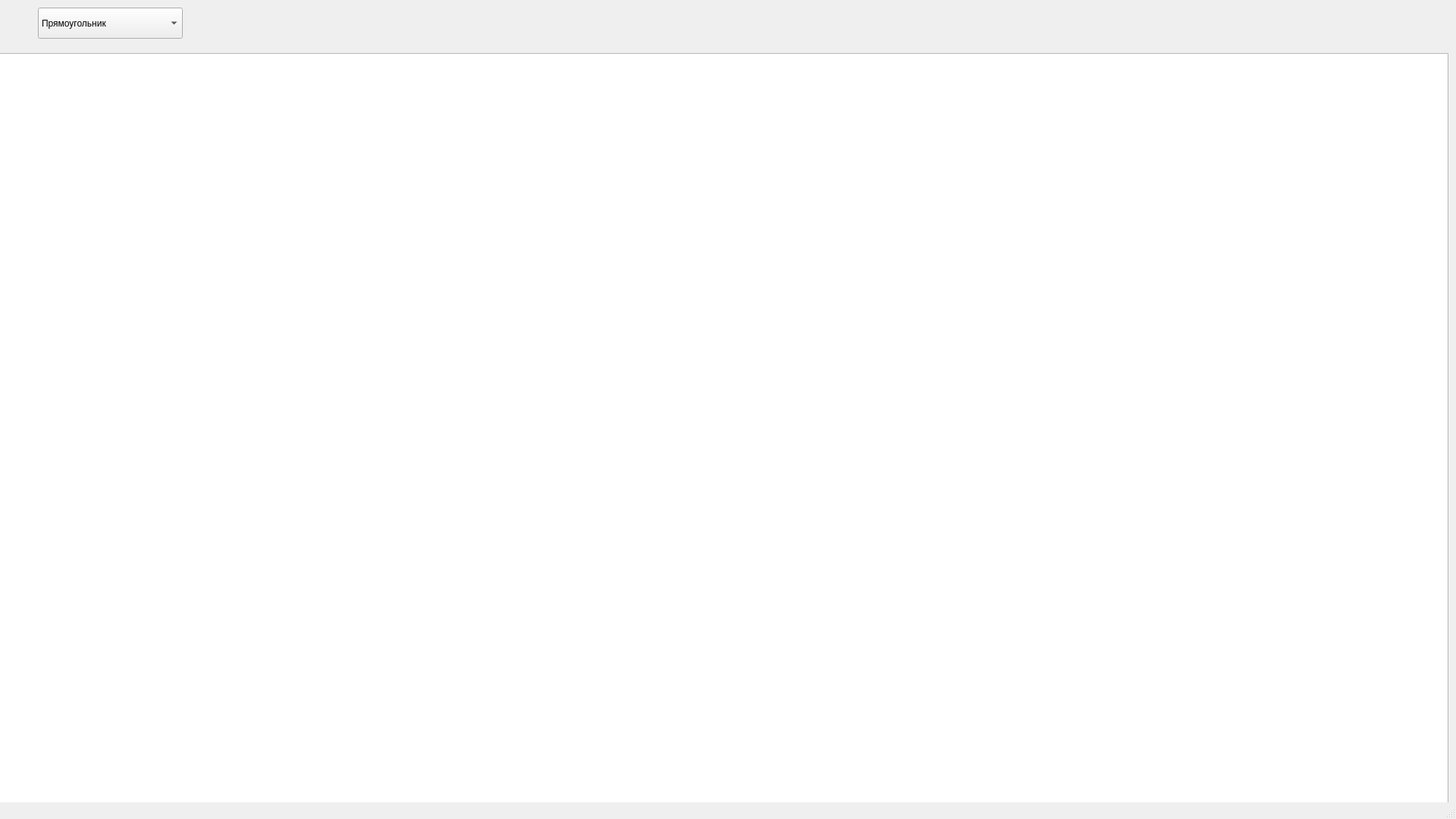
<?xml version="1.0" encoding="UTF-8"?>
<ui version="4.0">
 <class>MainWindow</class>
 <widget class="QMainWindow" name="MainWindow">
  <property name="enabled">
   <bool>true</bool>
  </property>
  <property name="geometry">
   <rect>
    <x>0</x>
    <y>0</y>
    <width>1920</width>
    <height>1080</height>
   </rect>
  </property>
  <property name="windowTitle">
   <string>MainWindow</string>
  </property>
  <widget class="QWidget" name="centralwidget">
   <widget class="QGraphicsView" name="graphicsView">
    <property name="geometry">
     <rect>
      <x>-10</x>
      <y>70</y>
      <width>1920</width>
      <height>1001</height>
     </rect>
    </property>
    <property name="maximumSize">
     <size>
      <width>1920</width>
      <height>1001</height>
     </size>
    </property>
   </widget>
   <widget class="QComboBox" name="figureChoise">
    <property name="geometry">
     <rect>
      <x>50</x>
      <y>10</y>
      <width>191</width>
      <height>41</height>
     </rect>
    </property>
    <item>
     <property name="text">
      <string>Прямоугольник</string>
     </property>
    </item>
    <item>
     <property name="text">
      <string>Ромб</string>
     </property>
    </item>
    <item>
     <property name="text">
      <string>Треугольник</string>
     </property>
    </item>
    <item>
     <property name="text">
      <string>Эллипс</string>
     </property>
    </item>
    <item>
     <property name="text">
      <string>Звезда</string>
     </property>
    </item>
    <item>
     <property name="text">
      <string>Шестиконечная звезда</string>
     </property>
    </item>
    <item>
     <property name="text">
      <string>Восьмиконечная звезда</string>
     </property>
    </item>
    <item>
     <property name="text">
      <string>Удалить элемент</string>
     </property>
    </item>
    <item>
     <property name="text">
      <string>Передвинуть элемент</string>
     </property>
    </item>
    <item>
     <property name="text">
      <string>Повернуть элемент</string>
     </property>
    </item>
   </widget>
  </widget>
  <widget class="QMenuBar" name="menubar">
   <property name="geometry">
    <rect>
     <x>0</x>
     <y>0</y>
     <width>1920</width>
     <height>22</height>
    </rect>
   </property>
  </widget>
  <widget class="QStatusBar" name="statusbar"/>
 </widget>
 <resources/>
 <connections/>
</ui>
